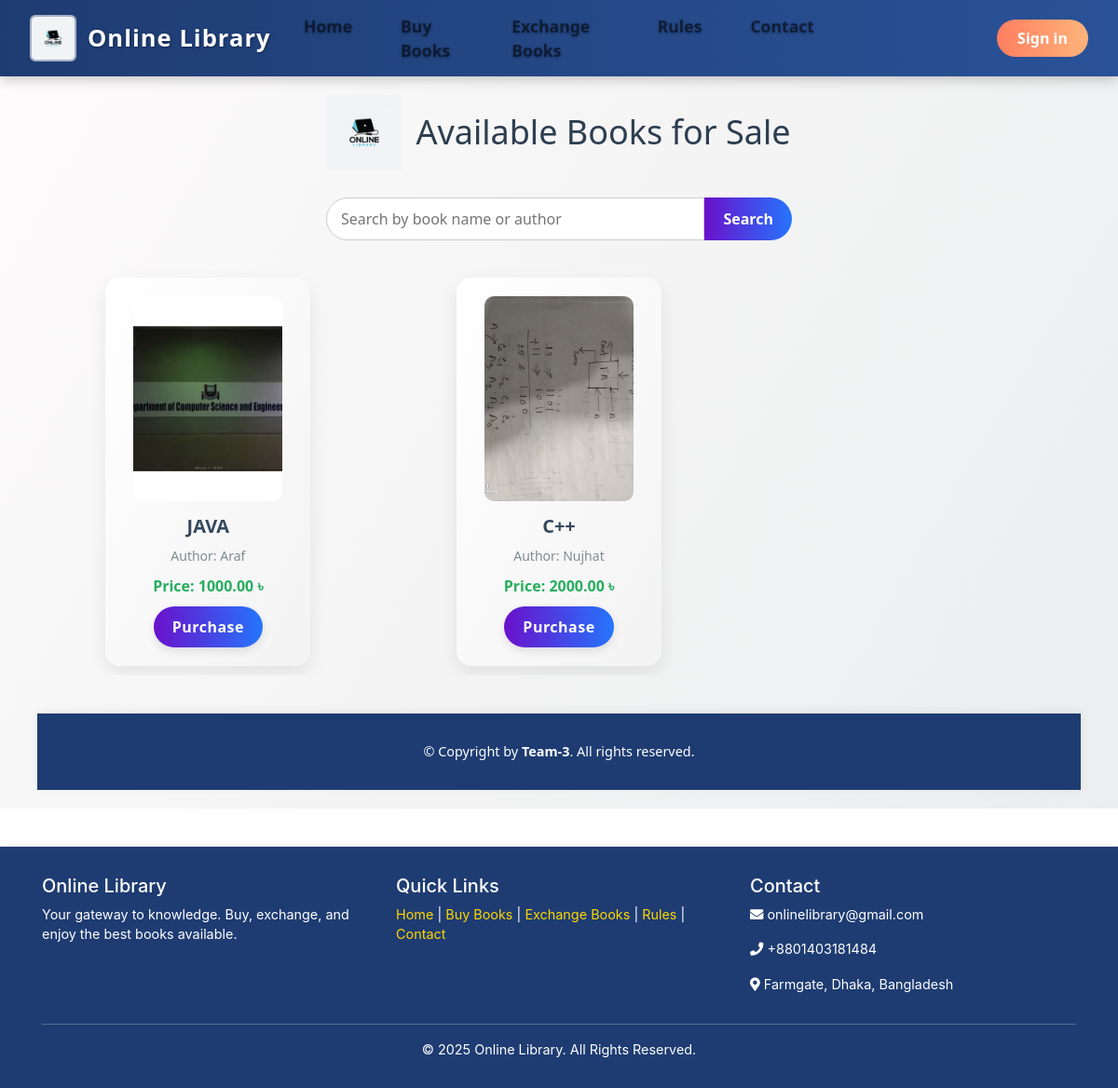
Page /sell/books/ on the earlier database version.
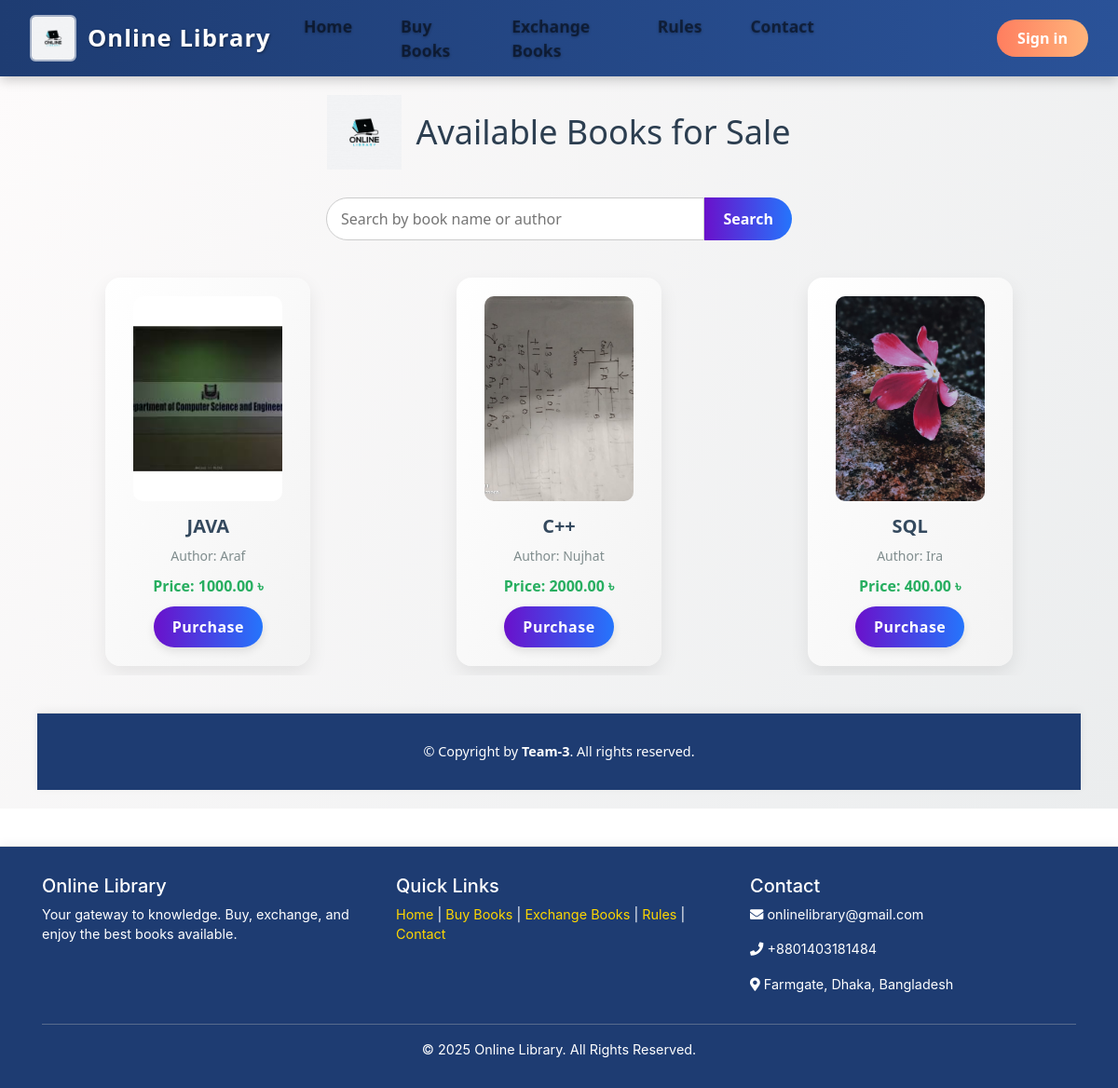
Same page on the later database version.
### sell_books/models.py (models this page shows, shortened)
class SellBook(models.Model):
    name = models.CharField(max_length=100, unique=True, blank=True, null=True)
    booktype = models.ForeignKey(BookType, on_delete=models.CASCADE)
    author = models.CharField(max_length=100, blank=True, null=True)
    price = models.DecimalField(max_digits=8, decimal_places=2)
    image = models.ImageField(upload_to='sell_book_images/', blank=True, null=True)

### sell_books/views.py (the view)
# urls.py: path('sell/books/', views.sell_book_list, name='sell-book-list'),
def sell_book_list(request):
    query = request.GET.get('q')
    if query:
        books = SellBook.objects.filter(name__icontains=query) | SellBook.objects.filter(author__icontains=query)
    else:
        books = SellBook.objects.all()
    return render(request, 'sellbooks/booklist.html', {'books': books})

### template/sellbooks/booklist.html (shortened to what this page needs)
{% extends "users/base.html" %}
{% block content %}
<div class="content-wrapper">
  <h1>
    <img src="{{ MEDIA_URL }}Image/Logo.jpg" alt="Logo">
    Available Books for Sale
  </h1>
  <form method="get" action="{% url 'sell-book-list' %}" class="search-box">
    <input type="text" name="q" placeholder="Search by book name or author" value="{{ request.GET.q }}">
    <button type="submit">Search</button>
  </form>
  <div class="book-wrapper">
    <div class="book-container">
      {% for book in books %}
      <div class="book-card">
        {% if book.image %}
          <img src="{{ book.image.url }}" alt="{{ book.name }}">
        {% endif %}
        <div class="book-title">{{ book.name }}</div>
        <div class="book-author">Author: {{ book.author }}</div>
        <div class="book-price">Price: {{ book.price }} ৳</div>
        <a href="{% url 'buy-book' book.id %}" class="buy-btn">Purchase</a>
      </div>
      {% endfor %}
    </div>
  </div>
  <footer>
    &copy; {{ now|date:"Y" }} Copyright by <strong>Team-3</strong>. All rights reserved.
  </footer>
</div>
{% endblock content %}

Differences in the rows shown:
added SellBook: image (picture), name "SQL", author "Ira", price "400.00"
